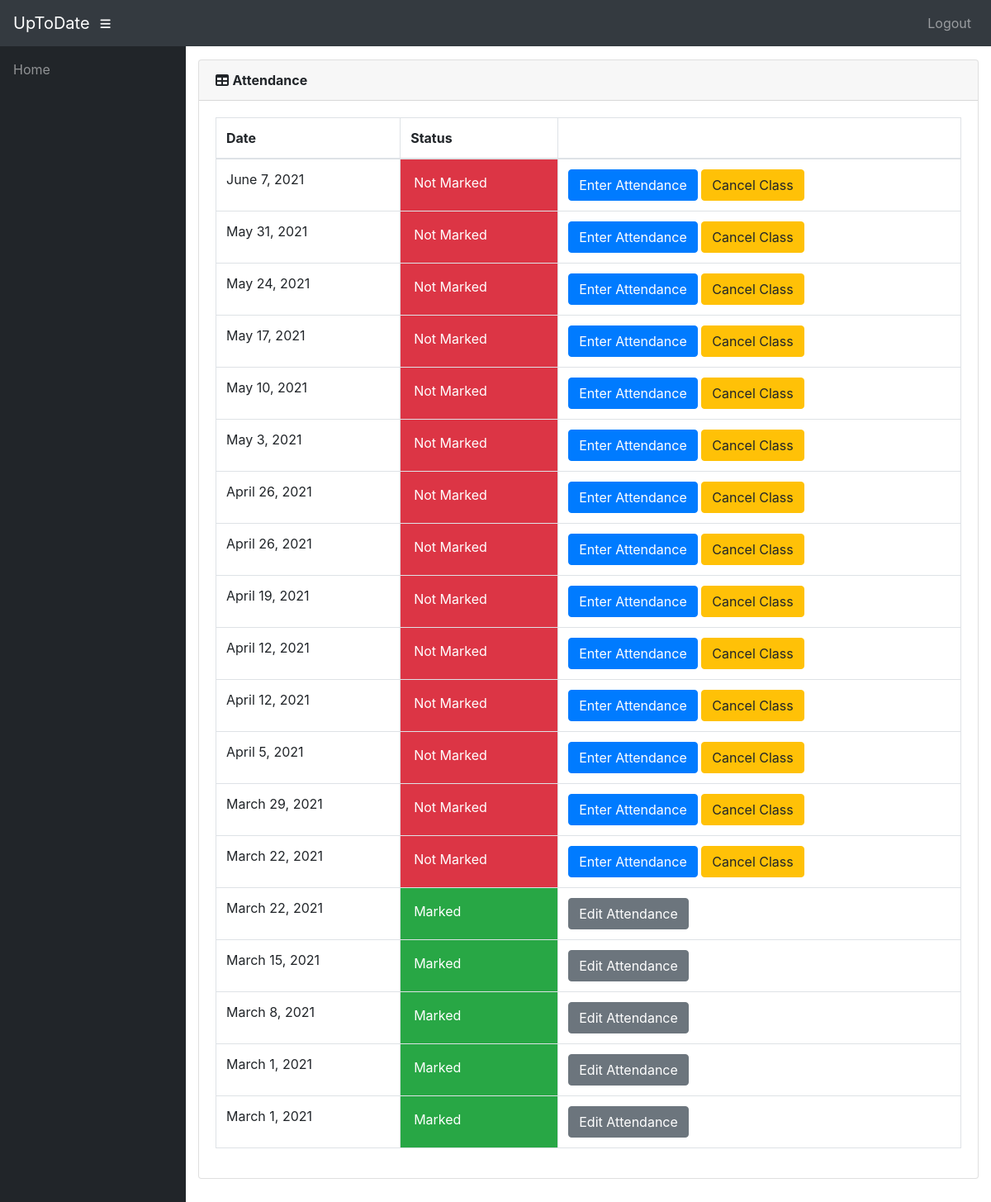
The page /info/teacher/41/ClassDates/ (signed in) on the database its author committed.
### info/models.py (models this page shows)
class AttendanceClass(models.Model):
    assign = models.ForeignKey(Assign, on_delete=models.CASCADE)
    date = models.DateField()
    status = models.IntegerField(default=0)

### info/views.py (the view)
# urls.py: path('teacher/<int:assign_id>/ClassDates/', views.t_class_date, name='t_class_date'),
@login_required()
def t_class_date(request, assign_id):
    now = timezone.now()
    ass = get_object_or_404(Assign, id=assign_id)
    att_list = ass.attendanceclass_set.filter(date__lte=now).order_by('-date')
    return render(request, 'info/t_class_date.html', {'att_list': att_list})

### info/models.py (called while the page is built)
    @property
    def is_student(self):
        if hasattr(self, 'student'):
            return True
        return False

    @property
    def is_teacher(self):
        if hasattr(self, 'teacher'):
            return True
        return False

### info/templates/info/t_class_date.html
{% extends 'info/base.html' %}
{% block content %}
    <div class="card mb-3">
        <div class="card-header">
              <i class="fas fa-table"></i>
            <b>Attendance</b></div>
            <div class="card-body">
              <div class="table-responsive">
                <table class="table table-bordered" id="dataTable" width="100%" cellspacing="0">
                  <thead>
                    <tr>
                        <th>Date</th>
                        <th>Status</th>
                        <th></th>
                    </tr>
                  </thead>
                  <tbody>
                    {% for a in att_list %}
                    <tr>
                        <td>{{ a.date }}</td>
                        {% if a.status == 0 %}
                            <td class="p-3 mb-2 bg-danger text-white">Not Marked</td>
                            <td>
                                <a class="btn btn-primary" href="{% url 't_attendance' a.id %}" role="button">Enter Attendance</a>
                                <a class="btn btn-warning" href="{% url 'cancel_class' a.id %}">Cancel Class</>
                            </td>
                        {% elif a.status == 1 %}
                            <td class="p-3 mb-2 bg-success text-white">Marked</td>
                            <td><a class="btn btn-secondary" href="{% url 'edit_att' a.id %}" role="button">Edit Attendance</a> </td>
                        {% else %}
                            <td class="p-3 mb-2 bg-warning text-white">Cancelled</td>
                            <td><a class="btn btn-primary" href="{% url 't_attendance' a.id %}" role="button">Enter Attendance</a></td>
                        {% endif %}
                    </tr>
                    {% empty %}
                            <p>student has no courses</p>
                    {% endfor %}
                  </tbody>
                </table>
              </div>
        </div>
    </div>
{% endblock %}

### info/templates/info/base.html (shortened to what this page needs)
<!DOCTYPE html>
<html lang="en">
  <head>
      {% load static %}
    <link href="{% static '/info/bootstrap/vendor/bootstrap/css/bootstrap.min.css' %}" rel="stylesheet">
    <link href="{% static '/info/bootstrap/vendor/fontawesome-free/css/all.min.css' %}" rel="stylesheet" type="text/css">
    <link href="{% static '/info/bootstrap/vendor/datatables/dataTables.bootstrap4.css' %}" rel="stylesheet">
    <link href="{% static '/info/bootstrap/css/sb-admin.css' %}" rel="stylesheet">
  </head>
  <body id="page-top">
    <nav class="navbar navbar-expand navbar-dark bg-dark static-top">
      <a class="navbar-brand mr-1" href="{% url 'index' %}">UpToDate</a>
      <button class="btn btn-link btn-sm text-white order-1 order-sm-0" id="sidebarToggle" href="#">
        <i class="fas fa-bars"></i>
      </button>
        <div class="collapse navbar-collapse" id="navbarResponsive">
          <ul class="navbar-nav ml-auto">
            <li class="nav-item">
                <a class="nav-link" href="#" data-toggle="modal" data-target="#logoutModal">Logout</a>
            </li>
          </ul>
        </div>
    </nav>
    <div id="wrapper">
      <ul class="sidebar navbar-nav">
            <li class="nav-item">
              <a class="nav-link" href="{% url 'index' %}">
                <span>Home</span>
              </a>
            </li>
      </ul>
      <div id="content-wrapper">
        <div class="container-fluid">
            {% block content %}
            {% endblock %}
        </div>
      </div>
    </div>
  </body>
</html>

### rows shown on the page
AttendanceClass: date "June 7, 2021", status "Not Marked"
AttendanceClass: date "May 31, 2021", status "Not Marked"
AttendanceClass: date "May 24, 2021", status "Not Marked"
AttendanceClass: date "May 17, 2021", status "Not Marked"
AttendanceClass: date "May 10, 2021", status "Not Marked"
AttendanceClass: date "May 3, 2021", status "Not Marked"
AttendanceClass: date "April 26, 2021", status "Not Marked"
AttendanceClass: date "April 26, 2021", status "Not Marked"
AttendanceClass: date "April 19, 2021", status "Not Marked"
AttendanceClass: date "April 12, 2021", status "Not Marked"
AttendanceClass: date "April 12, 2021", status "Not Marked"
AttendanceClass: date "April 5, 2021", status "Not Marked"
AttendanceClass: date "March 29, 2021", status "Not Marked"
AttendanceClass: date "March 22, 2021", status "Not Marked"
AttendanceClass: date "March 22, 2021", status "Marked"
AttendanceClass: date "March 15, 2021", status "Marked"
AttendanceClass: date "March 8, 2021", status "Marked"
AttendanceClass: date "March 1, 2021", status "Marked"
AttendanceClass: date "March 1, 2021", status "Marked"
